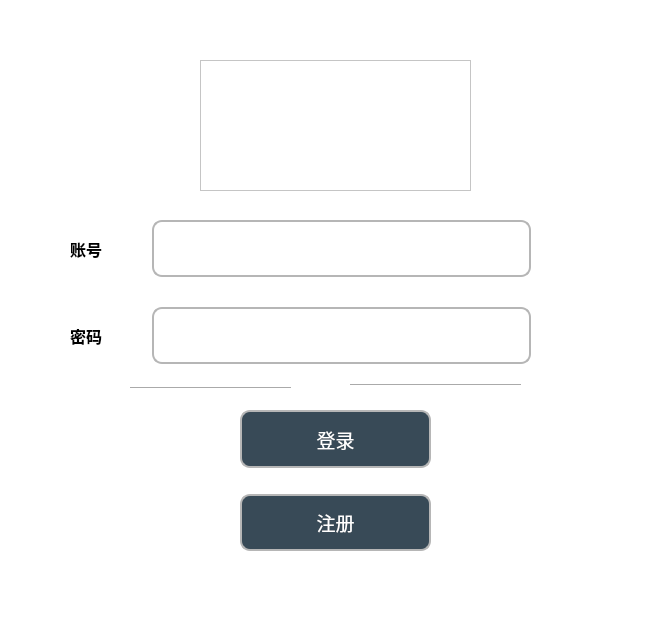
<?xml version="1.0" encoding="UTF-8"?>
<ui version="4.0">
 <class>MainWindow</class>
 <widget class="QMainWindow" name="MainWindow">
  <property name="geometry">
   <rect>
    <x>0</x>
    <y>0</y>
    <width>660</width>
    <height>640</height>
   </rect>
  </property>
  <property name="minimumSize">
   <size>
    <width>660</width>
    <height>640</height>
   </size>
  </property>
  <property name="maximumSize">
   <size>
    <width>660</width>
    <height>640</height>
   </size>
  </property>
  <property name="windowTitle">
   <string>银行账户管理系统</string>
  </property>
  <property name="windowIcon">
   <iconset resource="img.qrc">
    <normaloff>:/resources/icon.png</normaloff>:/resources/icon.png</iconset>
  </property>
  <property name="styleSheet">
   <string notr="true"/>
  </property>
  <widget class="QWidget" name="centralwidget">
   <property name="styleSheet">
    <string notr="true">background-color: rgb(255, 255, 255);

</string>
   </property>
   <widget class="Line" name="line">
    <property name="geometry">
     <rect>
      <x>130</x>
      <y>380</y>
      <width>161</width>
      <height>16</height>
     </rect>
    </property>
    <property name="orientation">
     <enum>Qt::Horizontal</enum>
    </property>
   </widget>
   <widget class="Line" name="line_2">
    <property name="geometry">
     <rect>
      <x>350</x>
      <y>370</y>
      <width>171</width>
      <height>31</height>
     </rect>
    </property>
    <property name="orientation">
     <enum>Qt::Horizontal</enum>
    </property>
   </widget>
   <widget class="QWidget" name="layoutWidget">
    <property name="geometry">
     <rect>
      <x>70</x>
      <y>220</y>
      <width>461</width>
      <height>144</height>
     </rect>
    </property>
    <layout class="QFormLayout" name="formLayout">
     <property name="fieldGrowthPolicy">
      <enum>QFormLayout::AllNonFixedFieldsGrow</enum>
     </property>
     <property name="labelAlignment">
      <set>Qt::AlignCenter</set>
     </property>
     <property name="formAlignment">
      <set>Qt::AlignCenter</set>
     </property>
     <property name="horizontalSpacing">
      <number>50</number>
     </property>
     <property name="verticalSpacing">
      <number>30</number>
     </property>
     <property name="topMargin">
      <number>0</number>
     </property>
     <property name="bottomMargin">
      <number>0</number>
     </property>
     <item row="0" column="0">
      <widget class="QLabel" name="labelAccount">
       <property name="sizePolicy">
        <sizepolicy hsizetype="Expanding" vsizetype="Expanding">
         <horstretch>0</horstretch>
         <verstretch>0</verstretch>
        </sizepolicy>
       </property>
       <property name="font">
        <font>
         <pointsize>12</pointsize>
         <bold>true</bold>
        </font>
       </property>
       <property name="text">
        <string>账号</string>
       </property>
      </widget>
     </item>
     <item row="0" column="1">
      <widget class="QLineEdit" name="idInput">
       <property name="sizePolicy">
        <sizepolicy hsizetype="Expanding" vsizetype="Expanding">
         <horstretch>0</horstretch>
         <verstretch>0</verstretch>
        </sizepolicy>
       </property>
       <property name="font">
        <font>
         <pointsize>12</pointsize>
        </font>
       </property>
       <property name="styleSheet">
        <string notr="true">QLineEdit {
    border: 2px solid #b6b6b6; /* 设置边框宽度和颜色 */
    border-radius: 10px;       /* 设置边框圆角的半径 */
    background-color: #ffffff; /* 设置背景色 */
    color: black;              /* 设置文本颜色 */
    padding: 5px;              /* 设置内边距，保持文本与边框的距离 */
}</string>
       </property>
       <property name="maxLength">
        <number>14</number>
       </property>
      </widget>
     </item>
     <item row="1" column="0">
      <widget class="QLabel" name="labelPasswd">
       <property name="sizePolicy">
        <sizepolicy hsizetype="Expanding" vsizetype="Expanding">
         <horstretch>0</horstretch>
         <verstretch>0</verstretch>
        </sizepolicy>
       </property>
       <property name="font">
        <font>
         <pointsize>12</pointsize>
         <bold>true</bold>
        </font>
       </property>
       <property name="styleSheet">
        <string notr="true"/>
       </property>
       <property name="text">
        <string>密码</string>
       </property>
      </widget>
     </item>
     <item row="1" column="1">
      <widget class="QLineEdit" name="passwdInput">
       <property name="sizePolicy">
        <sizepolicy hsizetype="Expanding" vsizetype="Expanding">
         <horstretch>0</horstretch>
         <verstretch>0</verstretch>
        </sizepolicy>
       </property>
       <property name="font">
        <font>
         <pointsize>12</pointsize>
        </font>
       </property>
       <property name="styleSheet">
        <string notr="true">QLineEdit {
    border: 2px solid #b6b6b6; /* 设置边框宽度和颜色 */
    border-radius: 10px;       /* 设置边框圆角的半径 */
    background-color: #ffffff; /* 设置背景色 */
    color: black;              /* 设置文本颜色 */
    padding: 5px;              /* 设置内边距，保持文本与边框的距离 */
}</string>
       </property>
       <property name="maxLength">
        <number>16</number>
       </property>
       <property name="echoMode">
        <enum>QLineEdit::Password</enum>
       </property>
      </widget>
     </item>
    </layout>
   </widget>
   <widget class="QWidget" name="layoutWidget">
    <property name="geometry">
     <rect>
      <x>240</x>
      <y>410</y>
      <width>191</width>
      <height>141</height>
     </rect>
    </property>
    <layout class="QVBoxLayout" name="vLayoutButton">
     <property name="spacing">
      <number>26</number>
     </property>
     <item>
      <widget class="QPushButton" name="buttonLogin">
       <property name="sizePolicy">
        <sizepolicy hsizetype="Expanding" vsizetype="Expanding">
         <horstretch>0</horstretch>
         <verstretch>0</verstretch>
        </sizepolicy>
       </property>
       <property name="font">
        <font>
         <pointsize>14</pointsize>
        </font>
       </property>
       <property name="styleSheet">
        <string notr="true">QPushButton {
	color: rgb(56, 74, 87);
	color: rgb(59, 76, 89);
    border: 2px solid #b6b6b6; /* 设置边框宽度和颜色 */
    border-radius: 10px;       /* 设置边框圆角的半径 */
    background-color: #384a57 ; /* 设置背景色 */
    color: white;              /* 设置文本颜色 */
    padding: 5px;              /* 设置内边距，保持文本与边框的距离 */
}</string>
       </property>
       <property name="text">
        <string>登录</string>
       </property>
      </widget>
     </item>
     <item>
      <widget class="QPushButton" name="buttonSignUp">
       <property name="sizePolicy">
        <sizepolicy hsizetype="Expanding" vsizetype="Expanding">
         <horstretch>0</horstretch>
         <verstretch>0</verstretch>
        </sizepolicy>
       </property>
       <property name="maximumSize">
        <size>
         <width>700</width>
         <height>740</height>
        </size>
       </property>
       <property name="font">
        <font>
         <pointsize>14</pointsize>
        </font>
       </property>
       <property name="styleSheet">
        <string notr="true">QPushButton {
	color: rgb(56, 74, 87);
	color: rgb(59, 76, 89);
    border: 2px solid #b6b6b6; /* 设置边框宽度和颜色 */
    border-radius: 10px;       /* 设置边框圆角的半径 */
    background-color: #384a57 ; /* 设置背景色 */
    color: white;              /* 设置文本颜色 */
    padding: 5px;              /* 设置内边距，保持文本与边框的距离 */
}</string>
       </property>
       <property name="text">
        <string>注册</string>
       </property>
      </widget>
     </item>
    </layout>
   </widget>
   <widget class="QFrame" name="frame">
    <property name="geometry">
     <rect>
      <x>200</x>
      <y>60</y>
      <width>271</width>
      <height>131</height>
     </rect>
    </property>
    <property name="styleSheet">
     <string notr="true">border-image: url(:/resources/bank.jpg);</string>
    </property>
    <property name="frameShape">
     <enum>QFrame::StyledPanel</enum>
    </property>
    <property name="frameShadow">
     <enum>QFrame::Raised</enum>
    </property>
   </widget>
  </widget>
  <widget class="QMenuBar" name="menubar">
   <property name="geometry">
    <rect>
     <x>0</x>
     <y>0</y>
     <width>660</width>
     <height>21</height>
    </rect>
   </property>
  </widget>
 </widget>
 <resources>
  <include location="img.qrc"/>
 </resources>
 <connections/>
</ui>
